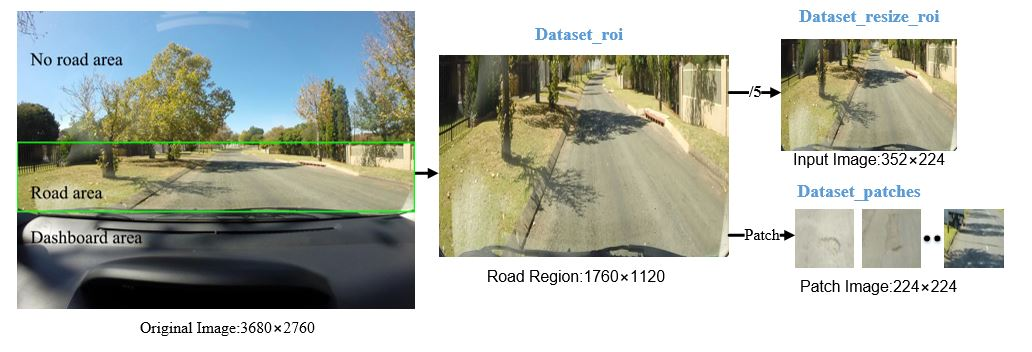
#> input picture preprocessing/image/flowchart.jpg, 1032 x 352 px, given as the content of the folder E:/@pothole_dataset/Dataset(Simplex)/train/negative/, which was not available
$ python b3org_to_roi.py
#> lines starting #> are read from the running program, lines starting #| are printed output that depends on the picture; after the words box and inside, x2 and y2 are one past the last pixel; in counts of white or black regions, pixels touching at a corner belong together; pictures that were not available may be replaced by others from this repository, and a replacement may not be noted
### preprocessing/utils.py
import os

#============================base====================
# [14 lines left out: functions print_array, printdim, not called in this run]

def get_path_files(filepath):
    files=[]
    pathDir=os.listdir(filepath)
    pathDir.sort(key=lambda x: x[:-4].lower(),reverse=True)
    for eachfile in pathDir:
        #file=os.path.join('%s\%s' %(filepath,eachfile))
        #print(eachfile)
        files.append(eachfile)
#> in org_to_roiimg, image is the input picture: shape (352, 1032, 3); mean B, G, R 175.1, 185.3, 181.5
    return files

# [163 lines left out: functions rect_topoint, read_pointlabel, read_bigboxlabel_to_list, read_boxlabel, create_norml_box_txt, dirfile_to_clslabel and 4 more, not called in this run]

### preprocessing/s3org_to_roi.py
import numpy as np
import cv2
import os
from utils import printdim,print_array,get_path_files,create_norml_box_txt,read_boxlabel
import win_unicode_console
win_unicode_console.enable()

def sum_horizontal_pixel(inImg, bDebug):
    outImg=np.zeros(inImg.shape[0], dtype='int32')
    testImg=np.zeros((inImg.shape[0],255), dtype='int8')
    for i in range(inImg.shape[0]):
        for j in range(inImg.shape[1]):
            outImg[i] += inImg[i,j]
        cv2.line(testImg, (255,i), (255 - int(outImg[i]/inImg.shape[1]),i), 255, 1, 8);
    if (bDebug == True):
        cv2.imshow("testImg histogram", testImg)
    return outImg

#return the cut y Coordinate
def get_roi_startY(inImg):
    grayimg=cv2.cvtColor(inImg,cv2.COLOR_BGR2GRAY)
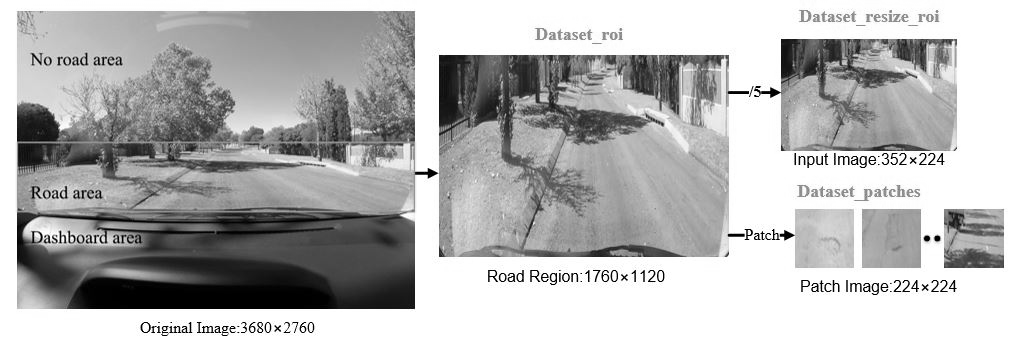
#> grayimg: shape (352, 1032); min 0, max 255, mean 183
    k=1.0
    if(grayimg.shape[0]>600 and grayimg.shape[1]>800):
        grayimg=cv2.resize(grayimg,(800,600))
        k=4.6
    #printdim(inputImg)
    #cv2.imshow("input",inputImg)
    rows=grayimg.shape[0]
#> rows = 352
    cols=grayimg.shape[1]
#> cols = 1032
    roiImg = grayimg[int(rows*0.5):int(rows*(0.5+0.3)),int(cols*0.3):int(cols*(0.3+0.4))]
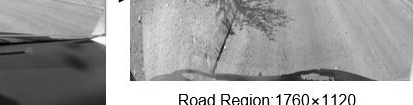
#> roiImg: shape (105, 413); min 0, max 255, mean 163.2
    #printdim(roiImg)
    #cv2.imshow("roi",roiImg)
    hstImg=sum_horizontal_pixel(roiImg, False)
#> after the loop in sum_horizontal_pixel, `for i in range(inImg.shape[0]):`:
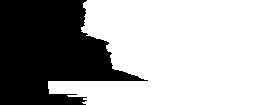
#> testImg: shape (105, 255) int8; values 0 (black) and 127 (white), 63.8% white; 1 black region, box (x1, y1, x2, y2) and area: (0, 0, 148, 105) 9694
#> after the loop in sum_horizontal_pixel, `for i in range(inImg.shape[0]):`: outImg = 105 values, max 85871 at index 83, min 44208 at index 80, mean 67393.6
#> hstImg has the same summary as outImg in sum_horizontal_pixel
    a=np.min(hstImg)   #最暗的地方
#> a = 44208
    y= np.where(hstImg==a)
#> y = ([80],)
    cuty= y[0][0]
#> cuty = 80
    cuty=cuty-20 + int(grayimg.shape[0]*0.5);
#> cuty = 236
    cuty1=int((cuty-140)*k)
#> cuty1 = 96
    cuty2=int(cuty*k)
#> cuty2 = 236
    return cuty1,cuty2

# [13 lines left out: function disp_imgroi, not called in this run]

def cut_roi(inimg):
    y1,y2=get_roi_startY(inimg)
#> y1 = 96; y2 = 236
    roi_img=inimg[y1:y2,:,:]
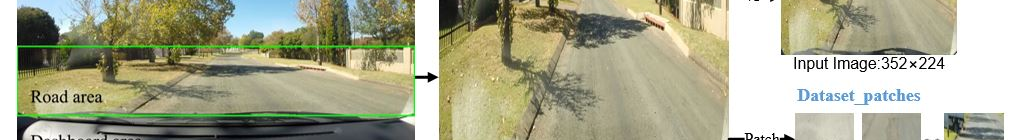
#> roi_img: shape (140, 1032, 3); mean B, G, R 146.1, 171.7, 171.3
    return roi_img

def org_to_roiimg(inpath,outpath):
    files=get_path_files(inpath)
    print(len(files))
    count_num=0
    for i,file in enumerate(files):
        image = cv2.imread(inpath+file)
        if (image.all()==None):
            print("failed to read %s file",file)
            continue
        roi_img=cut_roi(image)
        count_num+=1
        print(i,"create:",outpath+file)
        cv2.imwrite(outpath+file,roi_img)
    return count_num

#read,roi,write
# [28 lines left out: function org_to_roilabel, not called in this run]

#for test
#inPath = "E:\\@pothole_dataset\\pothole_org\\data\\train\\positive\\";
#disp_imgroi(inPath)

### b3org_to_roi.py
import os
from os.path import splitext
from s3org_to_roi import org_to_roiimg,org_to_roilabel
import win_unicode_console
win_unicode_console.enable()

if 1:
    # [6 lines of commented-out code are left out]
    num=org_to_roiimg("E:\\@pothole_dataset\\Dataset(Simplex)\\train\\negative\\","E:\\@pothole_dataset\\Dataset(Simplex)_roi\\train\\negative\\")
    print("finish roiimg invert num:",num)
if 0:
    inpath="E:\\@pothole_dataset\\Dataset(Simplex)\\"
    in_txtfile='E:\\@pothole_dataset\\Dataset(Simplex)\\labels_positive_categorical_test_rp.txt'
    out_txtfile='E:\\@pothole_dataset\\Dataset(Simplex)\\btest_labels_positive_roiboxs.txt'
    #in_txtfile='E:\\@pothole_dataset\\pothole_org\\labels_positive_categorical.txt'
    #out_txtfile='E:\\@pothole_dataset\\pothole_org\\btrain_labels_positive_roiboxs.txt'
    org_to_roilabel(in_txtfile,out_txtfile,inpath,1.0,1.0)
